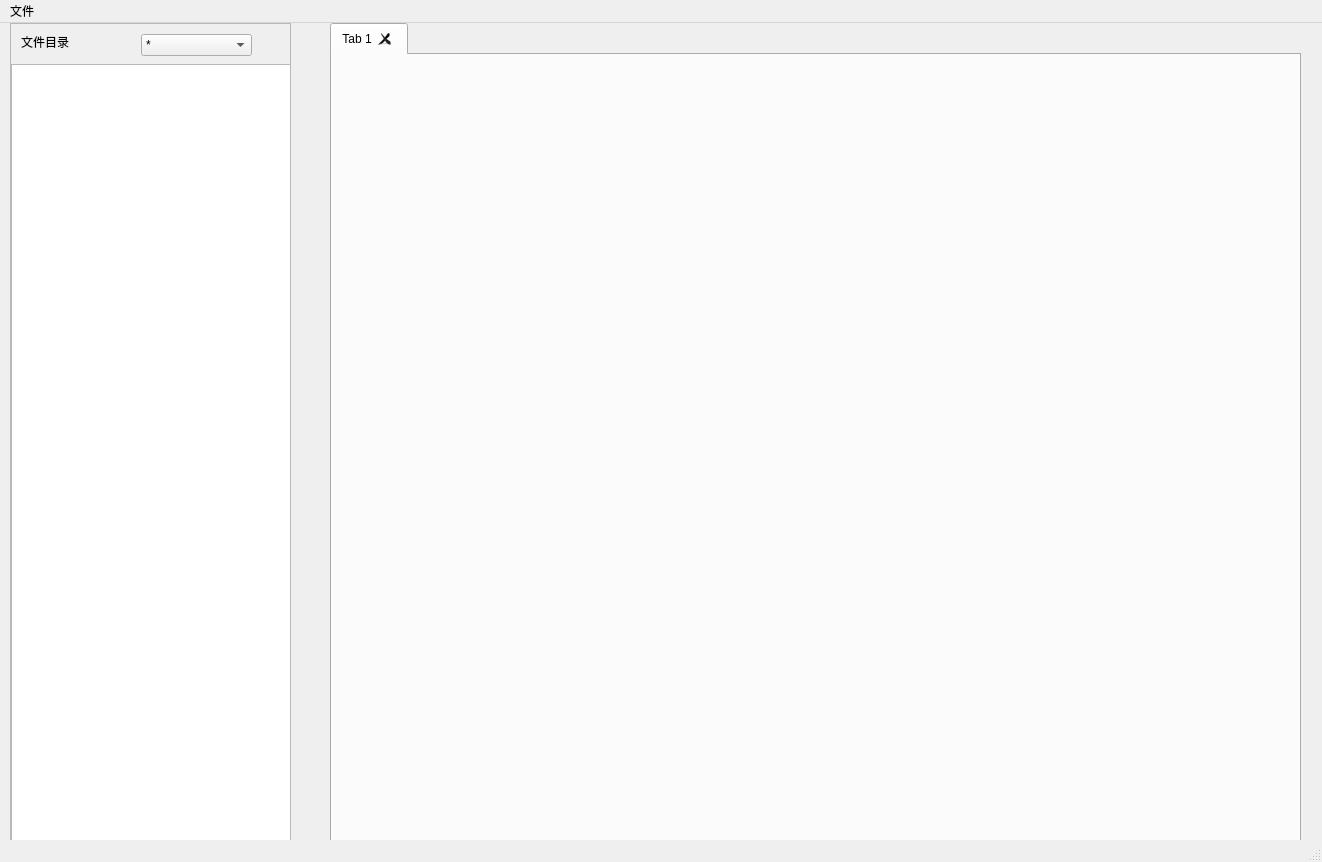
<?xml version="1.0" encoding="UTF-8"?>
<ui version="4.0">
 <class>MainWindow</class>
 <widget class="QMainWindow" name="MainWindow">
  <property name="geometry">
   <rect>
    <x>0</x>
    <y>0</y>
    <width>1322</width>
    <height>862</height>
   </rect>
  </property>
  <property name="windowTitle">
   <string>MainWindow</string>
  </property>
  <widget class="QWidget" name="centralwidget">
   <widget class="QScrollArea" name="scrollArea">
    <property name="geometry">
     <rect>
      <x>10</x>
      <y>0</y>
      <width>281</width>
      <height>821</height>
     </rect>
    </property>
    <property name="widgetResizable">
     <bool>true</bool>
    </property>
    <widget class="QWidget" name="scrollAreaWidgetContents">
     <property name="geometry">
      <rect>
       <x>0</x>
       <y>0</y>
       <width>279</width>
       <height>819</height>
      </rect>
     </property>
     <widget class="QTreeView" name="treeView">
      <property name="geometry">
       <rect>
        <x>0</x>
        <y>40</y>
        <width>281</width>
        <height>781</height>
       </rect>
      </property>
     </widget>
     <widget class="QLabel" name="label">
      <property name="geometry">
       <rect>
        <x>10</x>
        <y>10</y>
        <width>241</width>
        <height>16</height>
       </rect>
      </property>
      <property name="text">
       <string>文件目录</string>
      </property>
     </widget>
     <widget class="QComboBox" name="ChooseComboBox">
      <property name="geometry">
       <rect>
        <x>130</x>
        <y>10</y>
        <width>111</width>
        <height>22</height>
       </rect>
      </property>
      <item>
       <property name="text">
        <string>*</string>
       </property>
      </item>
      <item>
       <property name="text">
        <string>*.c</string>
       </property>
      </item>
      <item>
       <property name="text">
        <string>*.h</string>
       </property>
      </item>
      <item>
       <property name="text">
        <string>*.c,*.h</string>
       </property>
      </item>
     </widget>
    </widget>
   </widget>
   <widget class="QTabWidget" name="commentTabWidget">
    <property name="geometry">
     <rect>
      <x>330</x>
      <y>0</y>
      <width>971</width>
      <height>821</height>
     </rect>
    </property>
    <property name="currentIndex">
     <number>0</number>
    </property>
    <property name="tabsClosable">
     <bool>true</bool>
    </property>
    <property name="movable">
     <bool>true</bool>
    </property>
    <widget class="QWidget" name="tab">
     <property name="acceptDrops">
      <bool>false</bool>
     </property>
     <attribute name="title">
      <string>Tab 1</string>
     </attribute>
    </widget>
   </widget>
  </widget>
  <widget class="QMenuBar" name="menubar">
   <property name="geometry">
    <rect>
     <x>0</x>
     <y>0</y>
     <width>1322</width>
     <height>26</height>
    </rect>
   </property>
   <widget class="QMenu" name="fileMenu">
    <property name="title">
     <string>文件</string>
    </property>
    <addaction name="openAction"/>
    <addaction name="findAction"/>
    <addaction name="saveAction"/>
    <addaction name="saveAsAction"/>
    <addaction name="exitAction"/>
   </widget>
   <addaction name="fileMenu"/>
  </widget>
  <widget class="QStatusBar" name="statusbar"/>
  <action name="openAction">
   <property name="text">
    <string>打开</string>
   </property>
  </action>
  <action name="saveAction">
   <property name="text">
    <string>保存</string>
   </property>
  </action>
  <action name="saveAsAction">
   <property name="text">
    <string>另存为</string>
   </property>
  </action>
  <action name="exitAction">
   <property name="text">
    <string>退出</string>
   </property>
  </action>
  <action name="findAction">
   <property name="text">
    <string>查找</string>
   </property>
  </action>
 </widget>
 <resources/>
 <connections/>
</ui>
